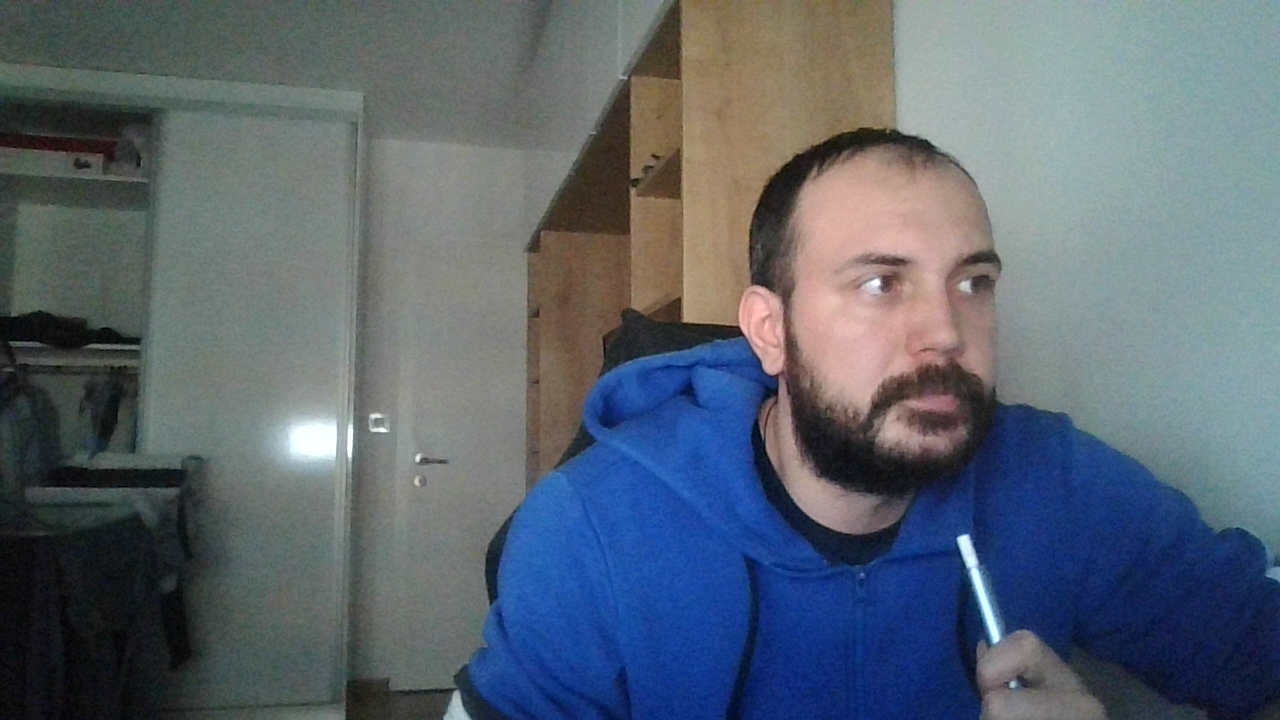
#> input picture face_app/snapshots/snapshot_20260228_111528.png, 1280 x 720 px
$ python -i recognizer.py   (imports and definitions only)
#> lines starting #> are read from the running program, lines starting #| are printed output that depends on the picture
#> further down, picture is the input picture: shape (720, 1280, 3); mean B, G, R 111.8, 101.2, 91.4
import cv2

FACE_CASCADE_PATH = cv2.data.haarcascades + "haarcascade_frontalface_default.xml"
EYE_CASCADE_PATH = cv2.data.haarcascades + "haarcascade_eye.xml"

face_cascade = cv2.CascadeClassifier(FACE_CASCADE_PATH)
eye_cascade = cv2.CascadeClassifier(EYE_CASCADE_PATH)


def detect_faces_and_eyes(frame):
    """
    Detects faces and eyes in a frame.

    Returns:
        list of dicts:
        [
            {
                "face": (x, y, w, h),
                "eyes": [(ex, ey, ew, eh), ...]  # list-like
            }
        ]
    """
    gray = cv2.cvtColor(frame, cv2.COLOR_BGR2GRAY)
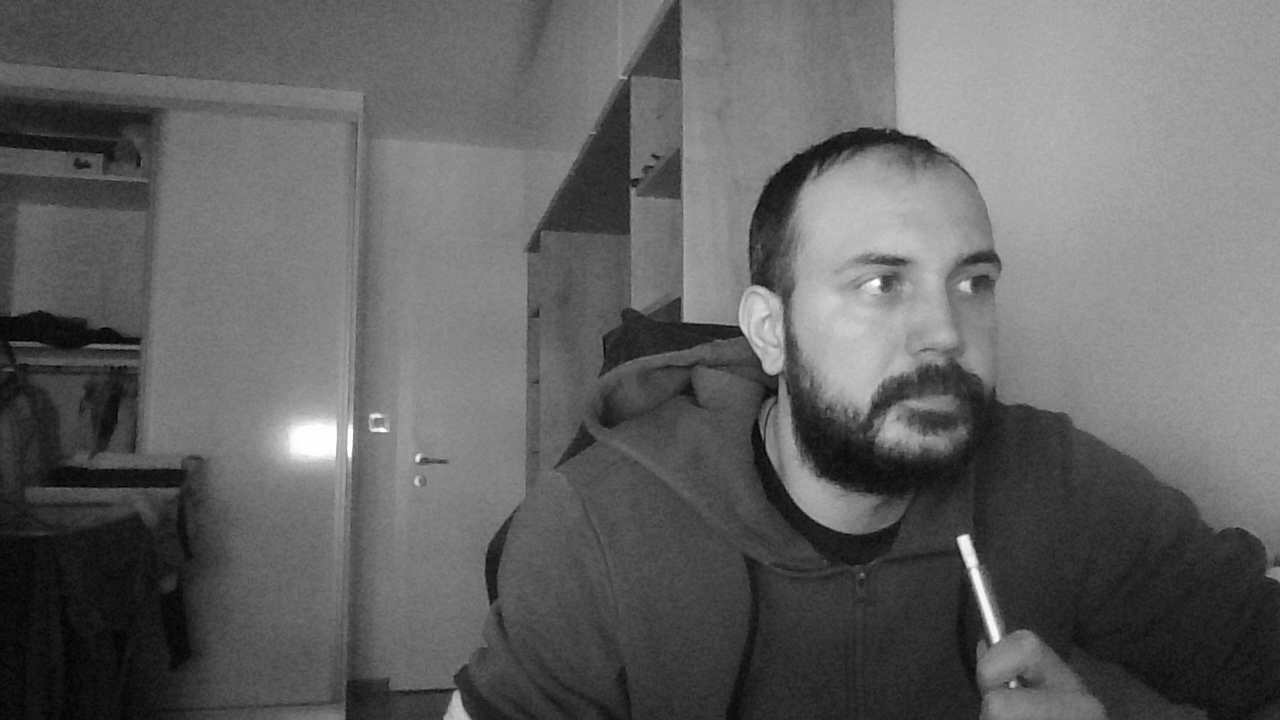
#> gray: shape (720, 1280); min 1, max 255, mean 99.4

    faces = face_cascade.detectMultiScale(
        gray,
        scaleFactor=1.3,
        minNeighbors=5
    )
#> faces = [[793, 177, 277, 277]]

    detections = []

    for (x, y, w, h) in faces:
        roi_gray = gray[y:y + h, x:x + w]

        eyes = eye_cascade.detectMultiScale(
            roi_gray,
            scaleFactor=1.1,
            minNeighbors=5,
            minSize=(20, 20)
        )

        # osiguraj "list-like" za testove i GUI
        eyes_list = list(eyes) if eyes is not None else []

        detections.append({
            "face": (x, y, w, h),
            "eyes": eyes_list
        })
#> this loop made 1 pass
#> (x, y, w, h, eyes_list) on pass 1: (793, 177, 277, 277, [[150, 75, 58, 58], [53, 69, 70, 70]])
#> pass 1, in detect_faces_and_eyes, `roi_gray = gray[y:y + h, x:x + w]`:
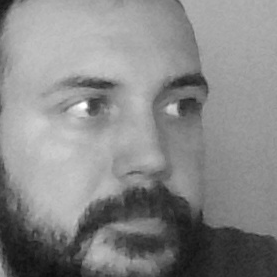
#> roi_gray: shape (277, 277); min 12, max 255, mean 135.7
#> after the loop, detections = 1 item

    return detections


def evaluate_eye_state(
    has_open_eyes,
    closed_start_time,
    current_time,
    mode="instant",
    threshold_sec=3.0,
    alert_cooldown_sec=1.0,
    last_alert_time=None
):
    """
    Returns:
        (status, closed_start_time, last_alert_time)

    status: "open" | "closed" | "alert"
    mode:
        - "instant": alert immediately if no open eyes
        - "timed": alert after threshold_sec
    """
    if has_open_eyes:
        return "open", None, last_alert_time

    if mode == "instant":
        # cooldown da ne "treperi"
        if last_alert_time is None or (current_time - last_alert_time) >= alert_cooldown_sec:
            return "alert", None, current_time
        return "alert", None, last_alert_time

    # timed mode
    if closed_start_time is None:
        return "closed", current_time, last_alert_time

    elapsed = current_time - closed_start_time
    if elapsed >= threshold_sec:
        if last_alert_time is None or (current_time - last_alert_time) >= alert_cooldown_sec:
            return "alert", closed_start_time, current_time
        return "alert", closed_start_time, last_alert_time

    return "closed", closed_start_time, last_alert_time

>>> import cv2
>>> picture = cv2.imread('snapshots/snapshot_20260228_111528.png')
>>> result = detect_faces_and_eyes(picture)
#> result = 1 item
